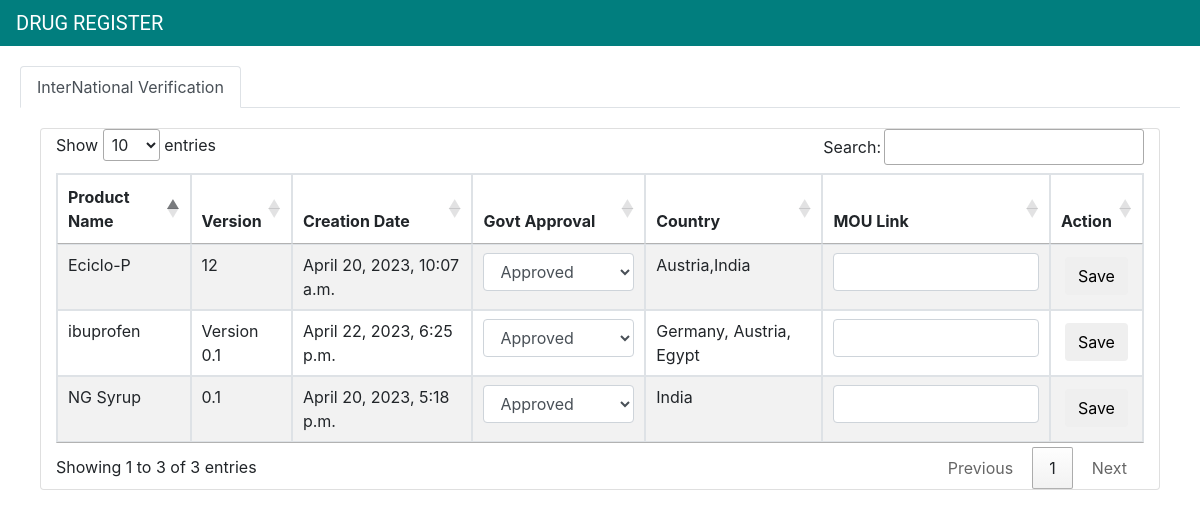
The page /inter_national_verification/ on the database its author committed.
### vaccinationtracker/models.py (models this page shows, shortened)
class FormulationPackaging(models.Model):
    from_product = models.CharField(max_length=250)
    formulation_no = models.CharField(max_length=250)
    basic_formulation_no = models.CharField(max_length=250)
    version_no = models.CharField(max_length=250)
    dosage_form = models.CharField(max_length=250)
    remarks = models.CharField(max_length=250)
    composition_name = models.CharField(max_length=250)
    description = models.CharField(max_length=250)
    ingredient = models.CharField(max_length=250)
    qty_type = models.CharField(max_length=250)
    quantity = models.CharField(max_length=250)
    quantity_unit = models.CharField(max_length=250)
    function = models.CharField(max_length=250)
    packaging_code = models.CharField(max_length=250)
    basic_packaging_code = models.CharField(max_length=250)
    version_no = models.CharField(max_length=250)
    remarks_packaging = models.CharField(max_length=250)
    packaging_type = models.CharField(max_length=250)
    packaging_material = models.CharField(max_length=250)
    closure = models.CharField(max_length=250)
    full_volume_text = models.CharField(max_length=250)
    full_volume_drpdwn = models.CharField(max_length=250)
    packaging_size_txt = models.CharField(max_length=250)
    packaging_size_drpdwn = models.CharField(max_length=250)
    nominal_volume_text = models.CharField(max_length=250)
    nominal_volume_drpdwn = models.CharField(max_length=250)
    packaging_size_text = models.CharField(max_length=250)
    reg_id = models.CharField(max_length=250)
    created_by = models.CharField(max_length=100)
    created_date_time = models.DateTimeField(auto_now_add=True)

### vaccinationtracker/views.py (the view)
# urls.py: path('inter_national_verification/', inter_national_verification, name='inter_national_verification'),
def inter_national_verification(request):
    formulation_obj = list(FormulationPackaging.objects.values('from_product', 'version_no', 'created_date_time'))
    for ind,i in enumerate(formulation_obj):
        x = i['from_product']
        registration_obj = list(Registration.objects.filter(select_products__icontains = x ).values('select_countries'))
        if registration_obj:
            formulation_obj[ind]['country'] = registration_obj[0]['select_countries']
        else:
            formulation_obj[ind]['country'] = "Germany, Austria, Egypt"
    return render(request, 'international_verification.html', {"formulation_obj": formulation_obj})

### templates/international_verification.html (shortened to what this page needs)
{% extends 'base.html' %} {% block title %}International Verification{% endblock %}
{%block content %}
<link rel="stylesheet" href="https://cdn.datatables.net/1.10.2/css/jquery.dataTables.min.css">
<div class="bs-example">
<ul class="nav nav-tabs" id="myTab" role="tablist">
    <li class="nav-item">
      <a
        class="nav-link active"
        id="docs-tab"
        data-toggle="tab"
        href="#docs"
        role="tab"
        aria-controls="docs"
        aria-selected="true"
        >InterNational Verification</a
      >
    </li>
</ul>
<div class="bs-example">
  <div class="tab-content">
    <div
      class="tab-pane fade show active"
      id="docs"
      role="tabpanel"
      aria-labelledby="docs-tab"
    >
      <div class="card container mt-2">
        <div class="card-body" style="padding: 0rem">
          <table id="example2" class="table table-striped table-bordered" style="width:100%;">
            <thead>
                <tr>
                    <th>Product Name</th>
                    <th>Version</th>
                    <th>Creation Date</th>
                    <th>Govt Approval</th>
                    <th>Country</th>
                    <th>MOU Link</th>
                    <th>Action</th>
                </tr>
            </thead>
            <tbody id="national-tr">
                {% for i in formulation_obj %}
                <tr>
                    <td id="prodname-{{i.from_product}}">{{i.from_product}}</td>
                    <td id="version-{{i.version_no}}">{{i.version_no}}</td>
                    <td id="creationdate-{{i.created_date_time}}">{{i.created_date_time}}</td>
                    <td><select class="form-control" id="govtapproval-{{i.from_product}}">
                        <option value="Approved">Approved</option>
                      </select></td>
                      <td id="country-{{i.country}}">{{i.country}}</td>
                    <td><input
                        type="text"
                        class="form-control"
                        id="mou-{{i.from_product}}"
                      /></td>
                    <td>
                    <button class="btn m-1 int-nation-save-btn" value="{{i.from_product}}" type="submit" id="int-nation-save-{{i.from_product}}">
                        Save
                    </button>
                    </td>
                </tr>
                {% endfor %}
            </tbody>
        </table>
        </div>
      </div>
    </div>
</div>
</div>
</div>
{% endblock %}

### templates/international_verification.html (style rules this page uses)
.bs-example { margin: 20px; }

### rows shown on the page
FormulationPackaging: from_product "ibuprofen", version_no "Version 0.1", created_date_time "April 22, 2023, 6:25 p.m.", country "Germany, Austria, Egypt"

### other values the page prints
{{ i.from_product }} "Eciclo-P" "NG Syrup"
{{ i.version_no }} "12" "0.1"
{{ i.created_date_time }} "April 20, 2023, 10:07 a.m." "April 20, 2023, 5:18 p.m."
{{ i.country }} "Austria,India" "India"
